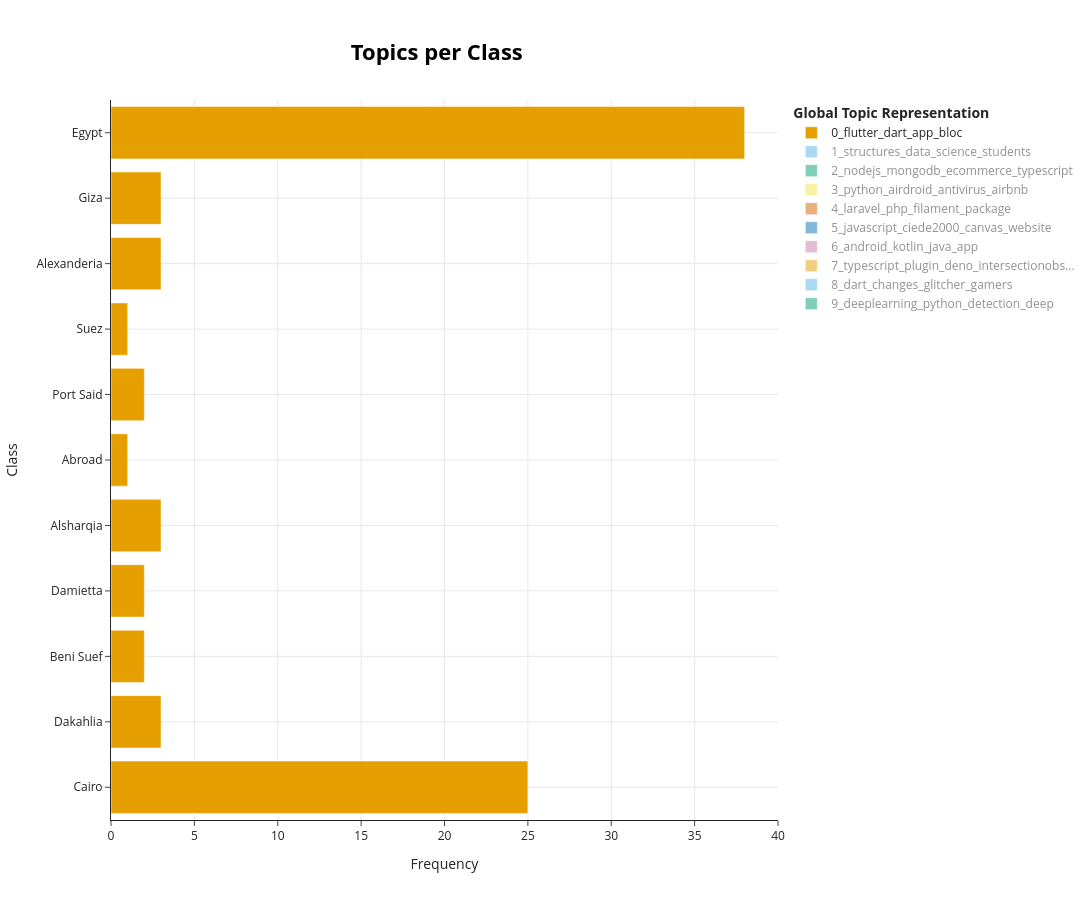

Write notebook code for a chart like this one.
### Code cell
city_classes = data["city"].tolist()

topics_per_city = topic_model.topics_per_class(docs, classes=city_classes)
topic_model.visualize_topics_per_class(topics_per_city)

### Figure 1 — Plotly figure (JSON) as saved in the notebook; plotly's stock layout.template omitted (floating-point values rounded to 4 significant figures)
{"data": [{"hoverinfo": "text", "hovertext": ["<b>Topic 0</b><br>Words: flutter, dart, app, amazon, bloc", "<b>Topic 0</b><br>Words: dart, sqflitedatabase, flutterbloc, todo, educational", "<b>Topic 0</b><br>Words: fixtures, today, tiktok, score, downloader", "<b>Topic 0</b><br>Words: spacex, launches, flutter, dart, spacexapi", "<b>Topic 0</b><br>Words: riverpod, flutter, dart, dropdown, ddd", "<b>Topic 0</b><br>Words: editing, inline, regex, styles, extended", "<b>Topic 0</b><br>Words: keyboard, virtual, dart, graduation, flutter", "<b>Topic 0</b><br>Words: hotel, find, vacation, price, users", "<b>Topic 0</b><br>Words: pocketbase, dart, flutter, generation, bloccubit", "<b>Topic 0</b><br>Words: hardware, flutter, dart, new, cloudfunctions", "<b>Topic 0</b><br>Words: flutter, dart, app, bloc, chart"], "marker": {"color": "#E69F00"}, "name": "0_flutter_dart_app_bloc", "orientation": "h", "type": "bar", "visible": true, "x": [25, 3, 2, 2, 3, 1, 2, 1, 3, 3, 38], "y": ["Cairo", "Dakahlia", "Beni Suef", "Damietta", "Alsharqia", "Abroad", "Port Said", "Suez", "Alexanderia", "Giza", "Egypt"]}, {"hoverinfo": "text", "hovertext": ["<b>Topic 1</b><br>Words: algorithms, structures, course, useful, solutions", "<b>Topic 1</b><br>Words: roadmaps, tracks, volunteers, prepare, present", "<b>Topic 1</b><br>Words: cdn, signup, teacherprovided, oversight, privileges", "<b>Topic 1</b><br>Words: onlinelearning, day, students, 100, bue", "<b>Topic 1</b><br>Words: problems, books, sql, leetcodes, leetcodesql", "<b>Topic 1</b><br>Words: competitiveprogramming, sessions, competitive, programming, circus", "<b>Topic 1</b><br>Words: ramadan, trosc, 2024, challenge, structures", "<b>Topic 1</b><br>Words: internships, generic, cse, algorithms, structures", "<b>Topic 1</b><br>Words: structures, university, coursework, fcai, modify", "<b>Topic 1</b><br>Words: science, data, structures, datastructures, computer"], "marker": {"color": "#56B4E9"}, "name": "1_structures_data_science_students", "orientation": "h", "type": "bar", "visible": "legendonly", "x": [20, 1, 1, 1, 2, 4, 1, 3, 3, 23], "y": ["Cairo", "Dakahlia", "Gharbia", "Sharm El Sheikh", "Sinai", "Port Said", "Suez", "Alexanderia", "Giza", "Egypt"]}, {"hoverinfo": "text", "hovertext": ["<b>Topic 2</b><br>Words: nodejs, mongodb, ecommerce, jakarta, typescript", "<b>Topic 2</b><br>Words: commercejs, plantsstore, algolia, sophisticated, commerce", "<b>Topic 2</b><br>Words: nodejs, ecommerce, mongodb, typescript, javascript", "<b>Topic 2</b><br>Words: page, products, website, onlineshop, administration", "<b>Topic 2</b><br>Words: nodejs, mongodb, versedb, ecommerce, plants"], "marker": {"color": "#009E73"}, "name": "2_nodejs_mongodb_ecommerce_typescript", "orientation": "h", "type": "bar", "visible": "legendonly", "x": [19, 1, 12, 2, 23], "y": ["Cairo", "Dakahlia", "Alexanderia", "Giza", "Egypt"]}, {"hoverinfo": "text", "hovertext": ["<b>Topic 3</b><br>Words: python, chrome, opensource, free, judging", "<b>Topic 3</b><br>Words: filehandling, thats, gui, python, made", "<b>Topic 3</b><br>Words: python, airdroid, antivirus, airbnb, console", "<b>Topic 3</b><br>Words: python, airdroid, antivirus, airbnb, console", "<b>Topic 3</b><br>Words: 0x00, airbnb, console, python, clone", "<b>Topic 3</b><br>Words: python, airdroid, antivirus, airbnb, console", "<b>Topic 3</b><br>Words: python, antivirus, airdroid, airbnb, giza"], "marker": {"color": "#F0E442"}, "name": "3_python_airdroid_antivirus_airbnb", "orientation": "h", "type": "bar", "visible": "legendonly", "x": [20, 1, 1, 1, 3, 1, 28], "y": ["Cairo", "Ismailia", "Kafr El Sheikh", "Suez", "Alexanderia", "Giza", "Egypt"]}, {"hoverinfo": "text", "hovertext": ["<b>Topic 4</b><br>Words: laravel, php, filament, admin, package", "<b>Topic 4</b><br>Words: permission, vuejs, laravel, package, use", "<b>Topic 4</b><br>Words: laravel, php, currency, rates, exchange", "<b>Topic 4</b><br>Words: laravel, php, permissions, package, api"], "marker": {"color": "#D55E00"}, "name": "4_laravel_php_filament_package", "orientation": "h", "type": "bar", "visible": "legendonly", "x": [16, 1, 7, 29], "y": ["Cairo", "Luxor", "Alexanderia", "Egypt"]}, {"hoverinfo": "text", "hovertext": ["<b>Topic 5</b><br>Words: javascript, flatbed, tow, viewerjs, rage", "<b>Topic 5</b><br>Words: javascript, ciede2000, canvas, website, cie", "<b>Topic 5</b><br>Words: javascript, ciede2000, canvas, website, cie", "<b>Topic 5</b><br>Words: photographers, javascript, photos, follow, see", "<b>Topic 5</b><br>Words: javascript, estate, real, animation, engine", "<b>Topic 5</b><br>Words: javascript, canvas, remake, flappybird, original", "<b>Topic 5</b><br>Words: javascript, ciede2000, bathtub, cie, colordifference"], "marker": {"color": "#0072B2"}, "name": "5_javascript_ciede2000_canvas_website", "orientation": "h", "type": "bar", "visible": "legendonly", "x": [13, 1, 1, 1, 4, 4, 28], "y": ["Cairo", "Asyut", "Menofia", "Gharbia", "Alexanderia", "Giza", "Egypt"]}, {"hoverinfo": "text", "hovertext": ["<b>Topic 6</b><br>Words: android, kotlin, roomdatabase, java, app", "<b>Topic 6</b><br>Words: esp32, microcontrollers, kotlin, arduino, home", "<b>Topic 6</b><br>Words: recipes, android, kotlin, gson, glide", "<b>Topic 6</b><br>Words: meals, mobile, java, android, user", "<b>Topic 6</b><br>Words: interface, layout, nice, dialog, desired", "<b>Topic 6</b><br>Words: android, kotlin, java, retrofit2, navigation"], "marker": {"color": "#CC79A7"}, "name": "6_android_kotlin_java_app", "orientation": "h", "type": "bar", "visible": "legendonly", "x": [20, 1, 1, 4, 1, 25], "y": ["Cairo", "Dakahlia", "Damietta", "Alexanderia", "Giza", "Egypt"]}, {"hoverinfo": "text", "hovertext": ["<b>Topic 7</b><br>Words: typescript, tomasulo, cronjob, cron, microprocessors", "<b>Topic 7</b><br>Words: typescript, plugin, deno, ollama, showcase", "<b>Topic 7</b><br>Words: typescript, intersection, trigger, intersectionobserver, deno", "<b>Topic 7</b><br>Words: listing, alternatives, mind, ux, egyptian", "<b>Topic 7</b><br>Words: typescript, plugin, ollama, showcase, nativescript"], "marker": {"color": "#E69F00"}, "name": "7_typescript_plugin_deno_intersectionobs...", "orientation": "h", "type": "bar", "visible": "legendonly", "x": [18, 1, 4, 1, 27], "y": ["Cairo", "Asyut", "Alexanderia", "Giza", "Egypt"]}, {"hoverinfo": "text", "hovertext": ["<b>Topic 8</b><br>Words: dart, terminal, changes, unix, powershell", "<b>Topic 8</b><br>Words: dart, terminal, gamers, inspector, glitcher", "<b>Topic 8</b><br>Words: dart, glitcher, gamers, social, app", "<b>Topic 8</b><br>Words: dart, terminal, gamers, inspector, glitcher", "<b>Topic 8</b><br>Words: dart, terminal, gamers, inspector, glitcher", "<b>Topic 8</b><br>Words: dart, donation, blood, medicine, terminal", "<b>Topic 8</b><br>Words: dart, inspector, cross, range, picker"], "marker": {"color": "#56B4E9"}, "name": "8_dart_changes_glitcher_gamers", "orientation": "h", "type": "bar", "visible": "legendonly", "x": [9, 3, 7, 1, 2, 2, 22], "y": ["Cairo", "Dakahlia", "Alsharqia", "Gharbia", "Alexanderia", "Giza", "Egypt"]}, {"hoverinfo": "text", "hovertext": ["<b>Topic 9</b><br>Words: detection, deeplearning, deep, python, pytorch", "<b>Topic 9</b><br>Words: ssim, gaussian, psnr, image, equalization", "<b>Topic 9</b><br>Words: yolo, keras, objectdetection, scratch, computervision", "<b>Topic 9</b><br>Words: malware, classification, mcnn, counters, resnet", "<b>Topic 9</b><br>Words: tea, cnn, machinelearning, learning, ai", "<b>Topic 9</b><br>Words: yolov8, easyocr, filters, sort, medianfilter", "<b>Topic 9</b><br>Words: opencv, pytorch, python, deeplearning, tensorflow"], "marker": {"color": "#009E73"}, "name": "9_deeplearning_python_detection_deep", "orientation": "h", "type": "bar", "visible": "legendonly", "x": [26, 1, 1, 1, 3, 3, 9], "y": ["Cairo", "Luxor", "Ismailia", "Abroad", "Alexanderia", "Giza", "Egypt"]}], "layout": {"height": 900, "hoverlabel": {"bgcolor": "white", "font": {"family": "Rockwell", "size": 16}}, "legend": {"title": {"text": "<b>Global Topic Representation"}}, "title": {"font": {"color": "Black", "size": 22}, "text": "<b>Topics per Class</b>", "x": 0.4, "xanchor": "center", "y": 0.95, "yanchor": "top"}, "width": 1250, "xaxis": {"showgrid": true, "title": {"text": "Frequency"}}, "yaxis": {"showgrid": true, "title": {"text": "Class"}}}}
